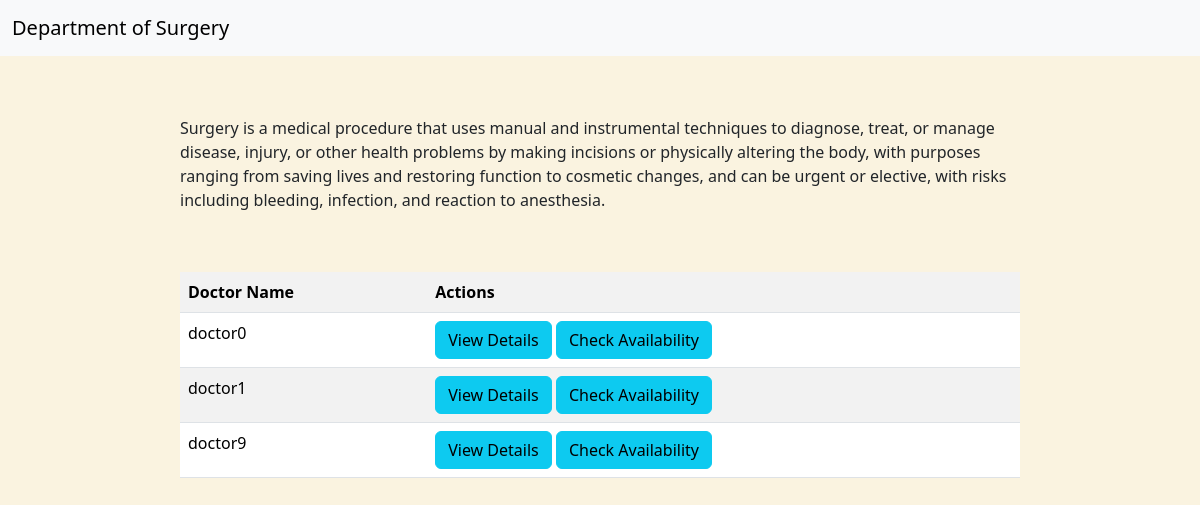
The page /surgery on the database its author committed.
### models/model.py (models this page shows)
class Doctor(db.Model):
    doctor_id=db.Column(db.Integer(),primary_key=True)
    doctor_name=db.Column(db.String())
    doctor_username=db.Column(db.String(),unique=True)
    doctor_password=db.Column(db.String(),nullable=False)
    department_name=db.Column(db.String(),nullable=False)
    appointment=db.relationship('Appointment',backref='doctor')
    Availibility=db.relationship("Availibility",backref="doctor")
    treatmentdone=db.relationship("Treatment",backref="doctor")

### app.py (the view)
@app.route('/surgery')
def surgery():
    doctor_data=Doctor.query.filter_by(department_name="Surgery").all()
    if doctor_data:
        return render_template('surgery.html',doctor_data=doctor_data)
    return render_template("surgery.html",doctor_data=doctor_data)

### templates/surgery.html (shortened to what this page needs)
<!DOCTYPE html>
<html lang="en">
<head>
    <link href="https://cdn.jsdelivr.net/npm/bootstrap@5.3.8/dist/css/bootstrap.min.css" rel="stylesheet">
</head>
<body style="background-color: #FAF3E0;">
    <nav class="navbar bg-body-tertiary">
    <div class="container-fluid">
    <a class="navbar-brand">Department of Surgery</a>
    </div>
    </nav>
    <p style="width: 70vw; margin-left: 15vw; margin-top: 5vw;">Surgery is a medical procedure that uses manual and instrumental techniques to diagnose, treat, or manage disease, injury, or other health problems by making incisions or physically altering the body, with purposes ranging from saving lives and restoring function to cosmetic changes, and can be urgent or elective, with risks including bleeding, infection, and reaction to anesthesia. </p>
    <table class="table table-striped" style="width: 70vw; margin-left: 15vw; margin-top: 5vw;">
        <tr>
            <th>Doctor Name</th>
            <th>Actions</th>
        </tr>
    {% for i in doctor_data %}
    <tr>
        <td>{{i.doctor_name}}</td>
        <td><a href="/viewdetails/{{i.doctor_username}}"><button type="button" class="btn btn-info">View Details</button></a>&nbsp;<a href="/checkavailability/{{i.doctor_username}}"><button type="button" class="btn btn-info">Check Availability</button></a></td>
    </tr>
    {% endfor %}
    </table>
</body>
</html>

### rows shown on the page
Doctor: doctor_name "doctor0"
Doctor: doctor_name "doctor1"
Doctor: doctor_name "doctor9"
